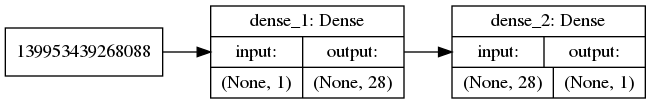

Source code (Python):
from keras.models import Sequential
from keras.layers import Dense
from keras import optimizers
from keras.utils import plot_model
from training_plot import training_plot
import numpy as np

fpath = '/home/star/Desktop/idea/train/'

learning_rate, learning_rate_decay = 1e-4, 5e-6
fit_epochs, fit_batch_size, fit_verbose = 3, 64, 2

ds_x = np.load('%sds_x.npy' % fpath)
ds_y = np.load('%sds_y.npy' % fpath)
split_factor, length = 0.7, ds_x.shape[0]
split = int(split_factor * length)
ds_x_train, ds_x_test = ds_x[:split], ds_x[split:]
ds_y_train, ds_y_test = ds_y[:split], ds_y[split:]

model = Sequential()
model.add(Dense(28, input_shape=(1,), activation='sigmoid'))
model.add(Dense(1, activation='sigmoid'))

my_adam = optimizers.Adam(lr=learning_rate, beta_1=0.9, beta_2=0.999,
                          epsilon=1e-08, decay=learning_rate_decay)
model.compile(optimizer=my_adam, loss='binary_crossentropy',
              metrics=['accuracy'])
history = model.fit(ds_x_train, ds_y_train, epochs=fit_epochs,
                    batch_size=fit_batch_size, verbose=fit_verbose,
                    validation_data=(ds_x_test, ds_y_test))

training_plot(history)

plot_model(model, to_file='ds_model.png', show_shapes=True,
           show_layer_names=True, rankdir='LR')

model.save('/home/star/Desktop/idea/ds_model.h5')
